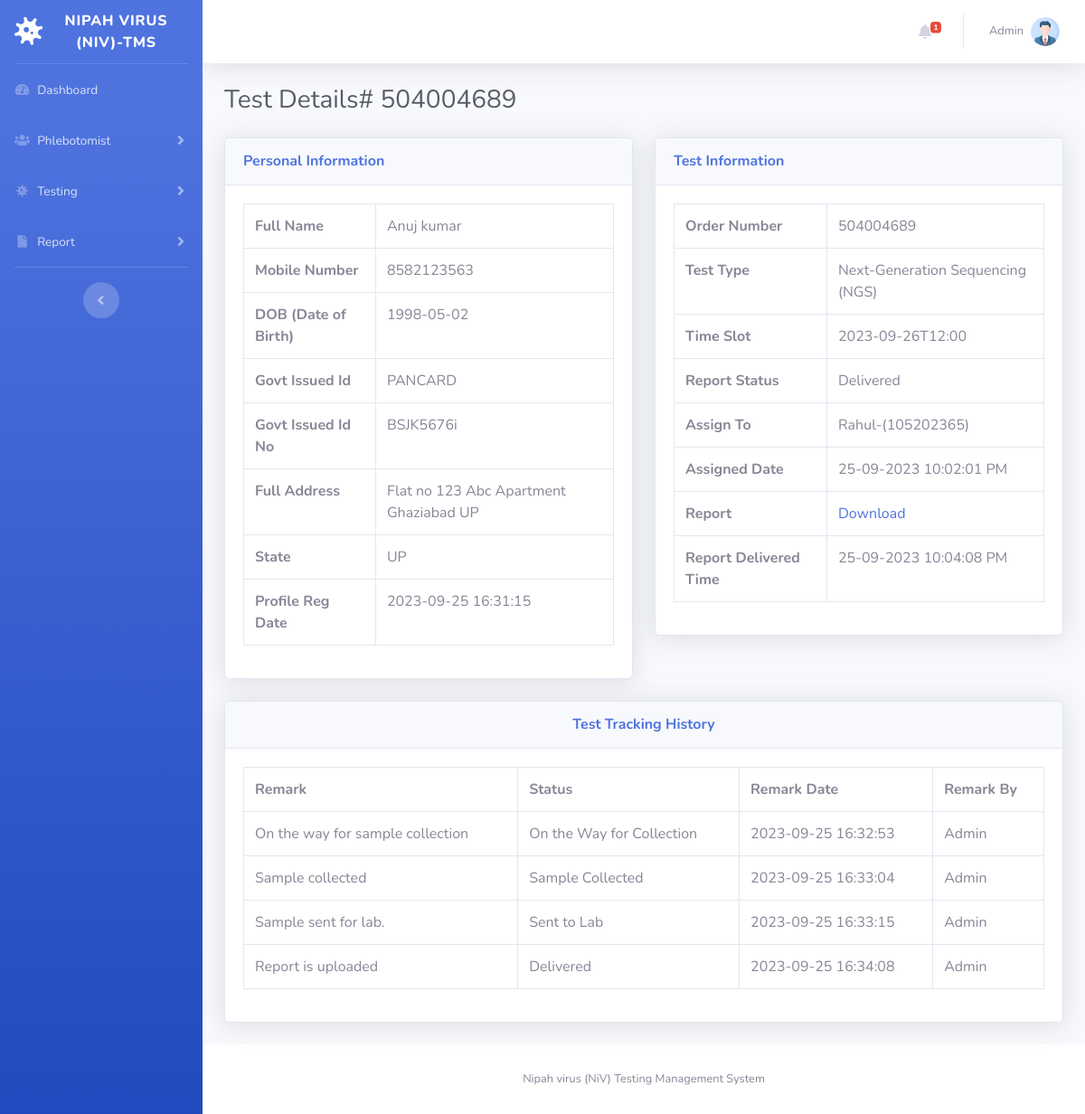
Screenshot of /patient-report-details.php?tid=2&&oid=504004689 (signed in) with the database file from the repository.
### tables this page shows
CREATE TABLE `tbltestrecord` (
  `id` int(11) NOT NULL,
  `OrderNumber` bigint(14) DEFAULT NULL,
  `PatientMobileNumber` bigint(14) DEFAULT NULL,
  `TestType` varchar(100) DEFAULT NULL,
  `TestTimeSlot` varchar(120) DEFAULT NULL,
  `ReportStatus` varchar(100) DEFAULT NULL,
  `FinalReport` varchar(150) DEFAULT NULL,
  `ReportUploadTime` varchar(200) DEFAULT NULL,
  `RegistrationDate` timestamp NULL DEFAULT current_timestamp(),
  `AssignedtoEmpId` varchar(150) DEFAULT NULL,
  `AssigntoName` varchar(180) DEFAULT NULL,
  `AssignedTime` varchar(100) DEFAULT NULL
);

CREATE TABLE `tblpatients` (
  `id` int(11) NOT NULL,
  `FullName` varchar(120) DEFAULT NULL,
  `MobileNumber` bigint(12) DEFAULT NULL,
  `DateOfBirth` date DEFAULT NULL,
  `GovtIssuedId` varchar(150) DEFAULT NULL,
  `GovtIssuedIdNo` varchar(150) DEFAULT NULL,
  `FullAddress` varchar(255) DEFAULT NULL,
  `State` varchar(200) DEFAULT NULL,
  `RegistrationDate` timestamp NOT NULL DEFAULT current_timestamp()
);

CREATE TABLE `tblreporttracking` (
  `id` int(11) NOT NULL,
  `OrderNumber` bigint(40) DEFAULT NULL,
  `Remark` varchar(255) DEFAULT NULL,
  `Status` varchar(120) DEFAULT NULL,
  `PostingTime` timestamp NULL DEFAULT current_timestamp(),
  `RemarkBy` int(5) DEFAULT NULL
);

### patient-report-details.php (the view, shortened to what this page needs)
<?php session_start();
include_once('includes/config.php');
?>
<!DOCTYPE html>
<html lang="en">
<head>
    <link href="vendor/fontawesome-free/css/all.min.css" rel="stylesheet" type="text/css">
    <link href="css/sb-admin-2.min.css" rel="stylesheet">
</head>
<body id="page-top">
    <div id="wrapper">
<?php include_once('includes/sidebar.php');?>
        <div id="content-wrapper" class="d-flex flex-column">
            <div id="content">
          <?php include_once('includes/topbar.php');?>
                <div class="container-fluid">
                    <h1 class="h3 mb-4 text-gray-800">Test Details# <?php echo intval($_GET['oid']);?></h1>
<div class="row">
<?php
$testid=intval($_GET['tid']);
$query=mysqli_query($con,"select * from tbltestrecord
join tblpatients on tblpatients.MobileNumber=tbltestrecord.PatientMobileNumber
where  tbltestrecord.id='$testid'");
while($row=mysqli_fetch_array($query)){
    ?>
                        <div class="col-lg-6">
                            <div class="card shadow mb-4">
                                <div class="card-header py-3">
                                    <h6 class="m-0 font-weight-bold text-primary">Personal Information</h6>
                                </div>
                                <div class="card-body">
 <table class="table table-bordered"  width="100%" cellspacing="0">
    <tr>
    <th>Full Name</th>
    <td><?php echo $row['FullName'];?></td>
    </tr>
     <tr>
    <th>Mobile Number</th>
    <td><?php echo $row['MobileNumber'];?></td>
    </tr>
     <tr>
    <th>DOB (Date of Birth)</th>
    <td><?php echo $row['DateOfBirth'];?></td>
    </tr>
     <tr>
    <th>Govt Issued Id</th>
    <td><?php echo $row['GovtIssuedId'];?></td>
    </tr>
     <tr>
    <th>Govt Issued Id No</th>
    <td><?php echo $row['GovtIssuedIdNo'];?></td>
    </tr>
     <tr>
    <th>Full Address</th>
    <td><?php echo $row['FullAddress'];?></td>
    </tr>
    <tr>
    <th>State</th>
    <td><?php echo $row['State'];?></td>
    </tr>
    <tr>
    <th>Profile Reg Date</th>
    <td><?php echo $row['RegistrationDate'];?></td>
    </tr>
 </table>
                                </div>
                            </div>
                        </div>
                         <div class="col-lg-6">
                            <div class="card shadow mb-4">
                                <div class="card-header py-3">
                                    <h6 class="m-0 font-weight-bold text-primary">Test Information</h6>
                                </div>
                                <div class="card-body">
 <table class="table table-bordered"  width="100%" cellspacing="0">
    <tr>
    <th>Order Number</th>
    <td><?php echo $row['OrderNumber'];?></td>
    </tr>
    <tr>
    <th>Test Type</th>
    <td><?php echo $row['TestType'];?></td>
    </tr>
    <tr>
    <th>Time Slot</th>
    <td><?php echo $row['TestTimeSlot'];?></td>
    </tr>
 <tr>
    <th>Report Status</th>
    <td><?php if($row['ReportStatus']==''):
              echo "Not Processed yet";
          else:
           echo $row['ReportStatus'];
          endif;
    ?></td>
    </tr>
<?php if($row['AssignedtoEmpId']!=''):?>
  <tr>
    <th>Assign To</th>
    <td><?php echo $row['AssigntoName'];?>-(<?php echo $row['AssignedtoEmpId'];?>)</td>
    </tr>
    <tr>
    <th>Assigned Date</th>
    <td><?php echo $row['AssignedTime'];?></td>
    </tr>
<?php endif;?>
<?php if($row['FinalReport']!=''):?>
  <tr>
    <th>Report</th>
    <td><a href="reportfiles/<?php echo $row['FinalReport'];?>" target="_blank">Download</a></td>
    </tr>
    <tr>
    <th>Report Delivered Time</th>
    <td><?php echo $row['ReportUploadTime'];?></td>
    </tr>
<?php endif;?>
</table>
                    </div>
                            </div>
                        </div>
                    </div>
                <?php } ?>
<?php
$orderid=intval($_GET['oid']);
$ret=mysqli_query($con,"select * from tblreporttracking
join tbladmin on tbladmin.ID=tblreporttracking.RemarkBy
where tblreporttracking.OrderNumber='$orderid'");
$num=mysqli_num_rows($ret);
?>
<div class="row">
                         <div class="col-lg-12">
                            <div class="card shadow mb-4">
                                <div class="card-header py-3">
                                    <h6 class="m-0 font-weight-bold text-primary" align="center">Test  Tracking History</h6>
                                </div>
                                <div class="card-body">
<?php if($num>0){
?>
 <table class="table table-bordered"  width="100%" cellspacing="0">
<tr>
    <th>Remark</th>
    <th>Status</th>
    <th>Remark Date</th>
    <th>Remark By</th>
<?php while($result=mysqli_fetch_array($ret)){?>
</tr>
    <tr>
    <td><?php echo $result['Remark'];?></td>
    <td><?php echo $result['Status'];?></td>
    <td><?php echo $result['PostingTime'];?></td>
    <td><?php echo $result['AdminName'];?></td>
    </tr>
<?php } ?>
</table>
         <?php
     } else { ?>
<h4 align="center" style="color:red"> No Tracking history found </h4>
         <?php } ?>
                                </div>
                            </div>
                        </div>
                    </div>
                </div>
            </div>
           <?php include_once('includes/footer.php');?>
        </div>
    </div>
</body>
</html>

### includes/topbar.php (shortened to what this page needs)
      <nav class="navbar navbar-expand navbar-light bg-white topbar mb-4 static-top shadow">
            <?php if($_SESSION['aid']):?>
                    <ul class="navbar-nav ml-auto">
<?php $query=mysqli_query($con,"select * from tbltestrecord where ReportStatus is null");
$count=mysqli_num_rows($query);
?>
                        <li class="nav-item dropdown no-arrow mx-1">
                            <a class="nav-link dropdown-toggle" href="#" id="alertsDropdown" role="button"
                                data-toggle="dropdown" aria-haspopup="true" aria-expanded="false">
                                <i class="fas fa-bell fa-fw"></i>
                                <span class="badge badge-danger badge-counter"><?php echo $count;?></span>
                            </a>
                        </li>
                        <li class="nav-item dropdown no-arrow">
                            <a class="nav-link dropdown-toggle" href="#" id="userDropdown" role="button"
                                data-toggle="dropdown" aria-haspopup="true" aria-expanded="false">
                <?php
$adid=$_SESSION['aid'];
$ret1=mysqli_query($con,"select AdminName from tbladmin where ID='$adid'");
while($row1=mysqli_fetch_array($ret1)){
?>
                                <span class="mr-2 d-none d-lg-inline text-gray-600 small"><?php  echo $row1['AdminName'];?></span>
                           <?php } ?>
                                <img class="img-profile rounded-circle"
                                    src="img/profile.png">
                            </a>
                        </li>
                    </ul>
                <?php endif;?>
                </nav>

### rows the page displays
tbltestrecord: tblpatients.FullName "Anuj kumar", tblpatients.MobileNumber "8582123563", tblpatients.DateOfBirth "1998-05-02", tblpatients.GovtIssuedId "PANCARD", tblpatients.GovtIssuedIdNo "BSJK5676i", tblpatients.FullAddress "Flat no 123 Abc Apartment Ghaziabad UP", tblpatients.State "UP", tblpatients.RegistrationDate "2023-09-25 16:31:15", OrderNumber "504004689", TestType "Next-Generation Sequencing (NGS)", TestTimeSlot "2023-09-26T12:00", ReportStatus "Delivered", AssigntoName "Rahul", AssignedtoEmpId "105202365", AssignedTime "25-09-2023 10:02:01 PM", ReportUploadTime "25-09-2023 10:04:08 PM"
tblreporttracking: Remark "On the way for sample collection", Status "On the Way for Collection", PostingTime "2023-09-25 16:32:53", tbladmin.AdminName "Admin"
tblreporttracking: Remark "Sample collected", Status "Sample Collected", PostingTime "2023-09-25 16:33:04", tbladmin.AdminName "Admin"
tblreporttracking: Remark "Sample sent for lab.", Status "Sent to Lab", PostingTime "2023-09-25 16:33:15", tbladmin.AdminName "Admin"
tblreporttracking: Remark "Report is uploaded", Status "Delivered", PostingTime "2023-09-25 16:34:08", tbladmin.AdminName "Admin"

### other values shown
$count "1"
$row1['AdminName'] "Admin"
$_GET['oid'] "504004689"
